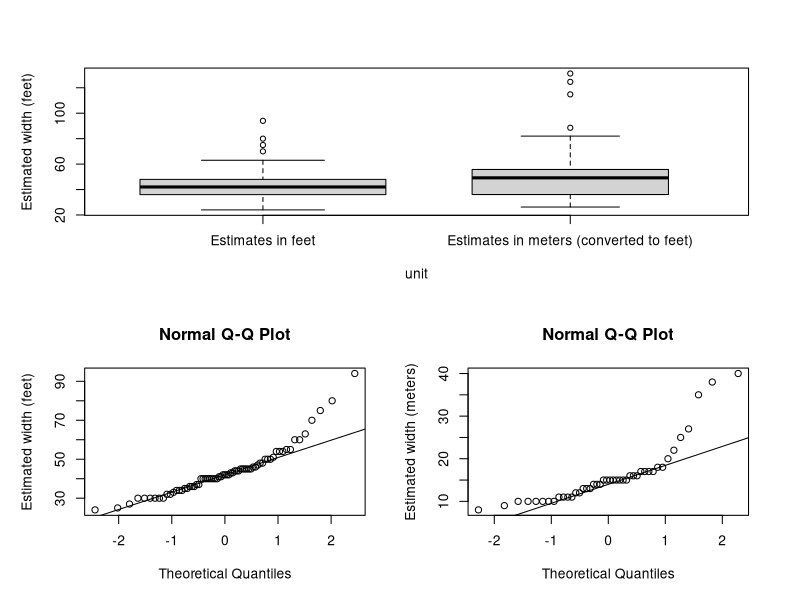
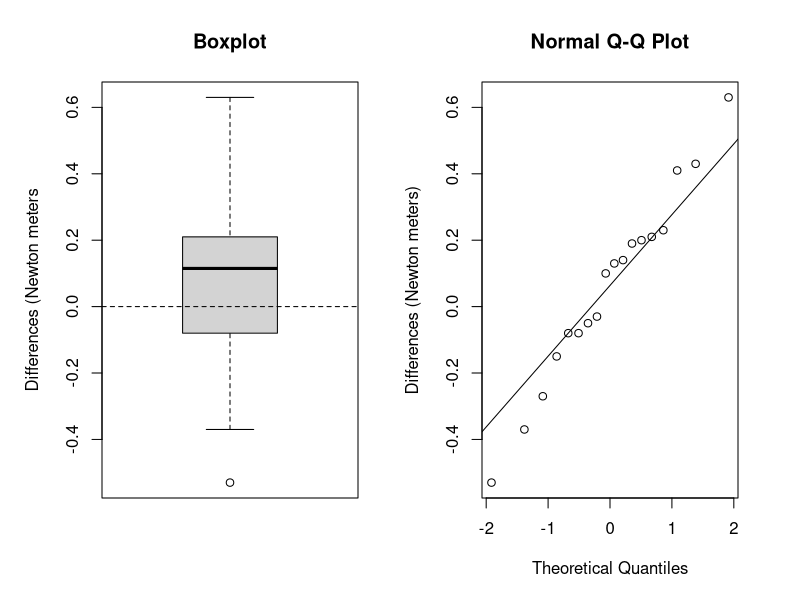
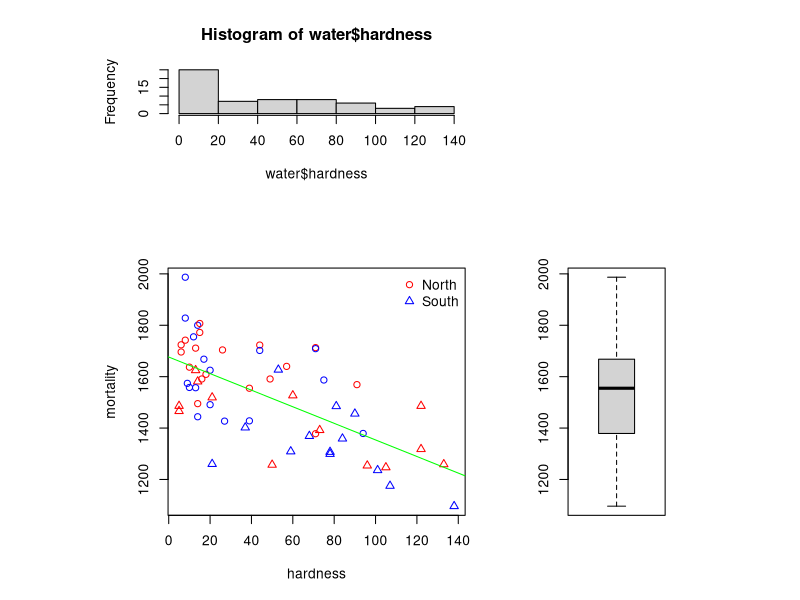
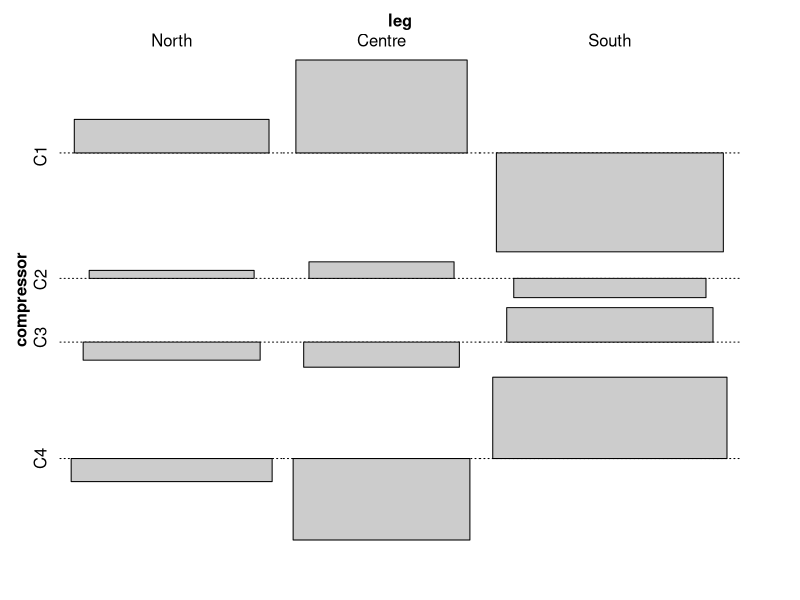

Here is the R script that generated these plots, in order:
######################################
#### CHAPTER 3 - SIMPLE INFERENCE ####
######################################

library(HSAUR3)
library(dplyr)

data("roomwidth", package="HSAUR3")

#### Sub-section 3.3.1 - Estimating the width of a room ####

convert = ifelse(roomwidth$unit=="feet", 1, 3.28)

tapply(roomwidth$width * convert, roomwidth$unit, summary)
tapply(roomwidth$width * convert, roomwidth$unit, sd)

# Figure 3.1
X11(15,15)
par(oma=c(0,1,0,1))
layout(matrix(c(1,2,1,3), nrow=2, ncol=2, byrow=FALSE))
boxplot(I(width*convert) ~ unit, data=roomwidth, varwidth=TRUE, ylab="Estimated width (feet)", names=c("Estimates in feet", "Estimates in meters (converted to feet)"))
feet <- roomwidth$unit=="feet"
qqnorm(roomwidth$width[feet], ylab="Estimated width (feet)")
qqline(roomwidth$width[feet])
qqnorm(roomwidth$width[!feet], ylab="Estimated width (meters)")
qqline(roomwidth$width[!feet])


I(width * convert) ~ unit

t.test(I(width * convert) ~ unit, data=roomwidth, var.equal=TRUE)
t.test(I(width * convert) ~ unit, data=roomwidth, var.equal=FALSE)
wilcox.test(I(width * convert) ~ unit, data=roomwidth, conf.int=TRUE)

#### Sub-section 3.3.2 - Wave energy device mooring ####

data("waves", package="HSAUR3")

mooringdiff <- waves$method1 - waves$method2

X11(15,15)
par(oma=c(0,1,0,1))
layout(matrix(1:2, ncol=2))
boxplot(mooringdiff, ylab="Differences (Newton meters", main="Boxplot")
abline(h=0, lty=2)
qqnorm(mooringdiff, ylab="Differences (Newton meters)")
qqline(mooringdiff)

t.test(mooringdiff)
wilcox.test(mooringdiff)

#### Sub-section 3.3.3 - Mortality and water hardness

data("water", package="HSAUR3")

X11(15,15)
par(oma=c(0,1,0,1))
nf <- layout(matrix(c(2,0,1,3),2,2,byrow=TRUE),c(2,1),c(1,2), TRUE)
psymb <- as.numeric(water$location)
plot(mortality ~ hardness, data=water, col=c("red","blue"), pch=psymb)
abline(lm(mortality ~ hardness, data=water), col="green")
legend("topright", legend=levels(water$location), col=c("red","blue"), pch=c(1,2), bty="n")
hist(water$hardness)
boxplot(water$mortality)

cor.test(~ mortality + hardness, data=water)

#### Sub-section 3.3.4 - Piston-ring failures

data("pistonrings", package="HSAUR3")

chisq.test(pistonrings)
chisq.test(pistonrings)$residuals

library(vcd)

X11(15,15)
assoc(pistonrings)

#### Sub-section 3.3.5 - Rearrests of juveniles

data("rearrests", package="HSAUR3")

rearrests

mcnemar.test(rearrests, correct=FALSE)
binom.test(rearrests[2], n=sum(rearrests[c(2,3)]))

################################
#### FIN DE LA PROGRAMACI?N ####
################################
